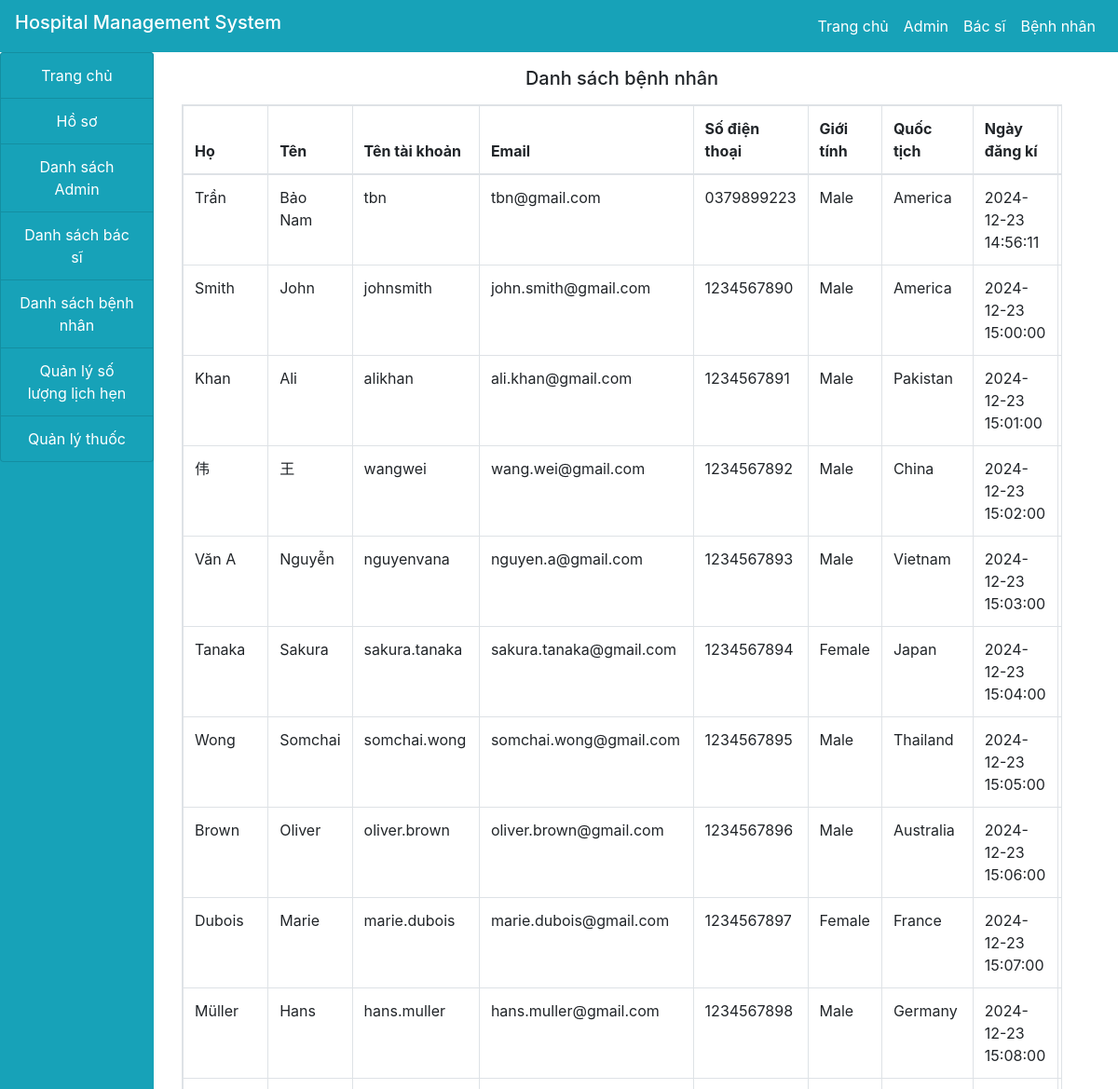
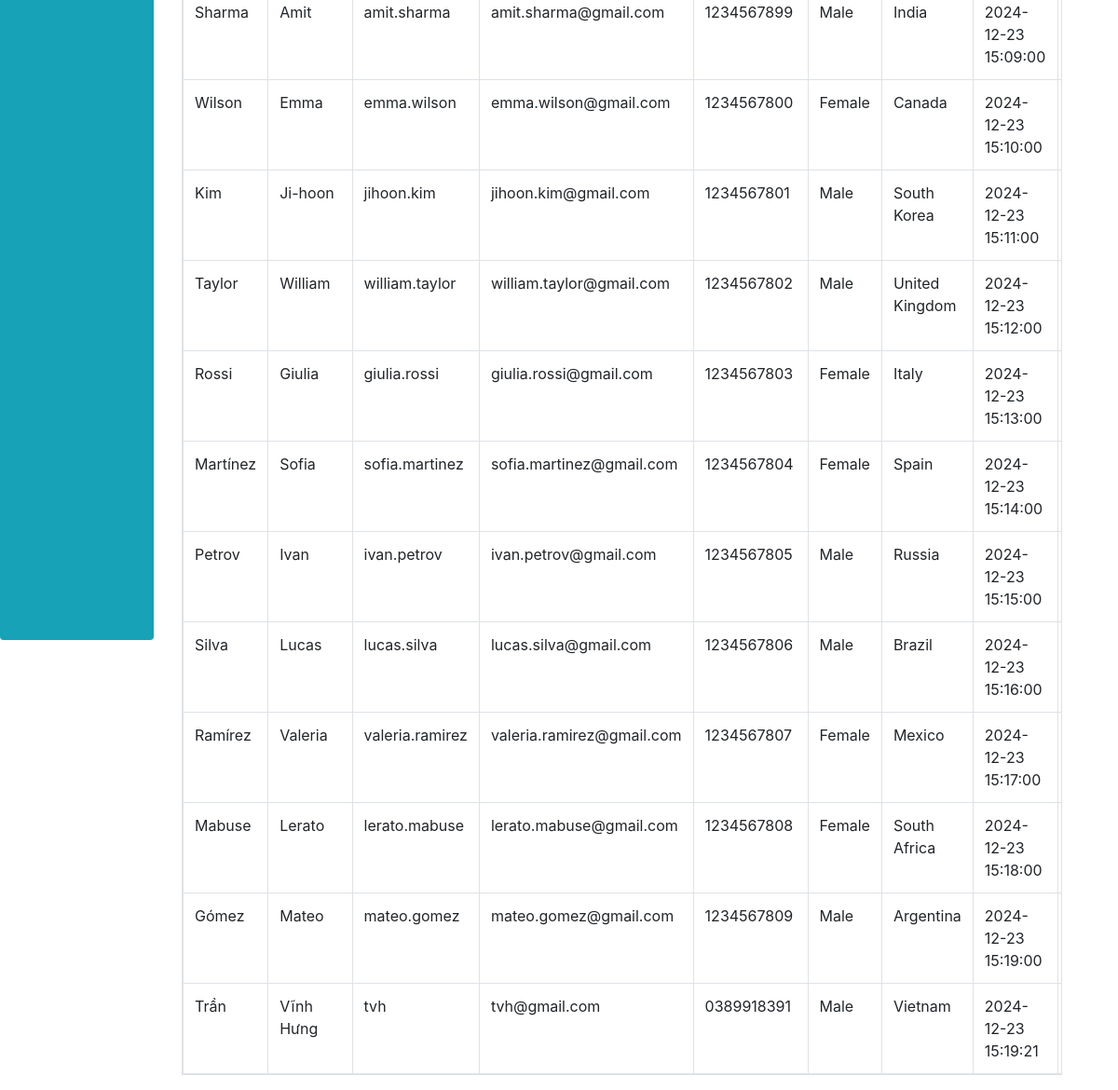
/Project1-main/admin/patient.php, run on the app's committed database (2 pictures, top to bottom).
### tables this page shows
CREATE TABLE `patient` (
  `id` int(100) NOT NULL,
  `firstname` varchar(100) NOT NULL,
  `surname` varchar(100) NOT NULL,
  `username` varchar(100) NOT NULL,
  `email` varchar(100) NOT NULL,
  `phone` varchar(100) NOT NULL,
  `gender` varchar(100) NOT NULL,
  `country` varchar(100) NOT NULL,
  `password` varchar(100) NOT NULL,
  `date_reg` varchar(100) NOT NULL,
  `profile` varchar(100) NOT NULL
);

### Project1-main/admin/patient.php (the view, shortened to what this page needs)
<!DOCTYPE html>
<html>
<head>
</head>
<body>
    <?php
    include ("../include/header.php");
    include ("../include/connection.php");
    ?>
    <div class="container-fluid">
        <div class="col-md-12">
            <div class="row">
                <div class="col-md-2" style="margin-left:-30px;">
                    <?php
                    include("sidenav.php");
                    ?>
                </div>
                <div class="col-md-10">
                    <h5 class="text-center my-3">Danh sách bệnh nhân</h5>
                    <?php
                    $query = "SELECT * FROM patient";
                    $res = mysqli_query($connect, $query);
                    if (!$res) {
                        echo "<p class='text-center text-danger'>Error fetching patients: " . mysqli_error($connect) . "</p>";
                    } else {
                        $output = "
                        <table class='table table-responsive table-bordered'>
                            <thead>
                                <tr>
                                    <th>Họ</th>
                                    <th>Tên</th>
                                    <th>Tên tài khoản</th>
                                    <th>Email</th>
                                    <th>Số điện thoại</th>
                                    <th>Giới tính</th>
                                    <th>Quốc tịch</th>
                                    <th>Ngày đăng kí</th>
                                    <th style='width: 10%;'></th>
                                </tr>
                            </thead>
                            <tbody>";
                        if (mysqli_num_rows($res) < 1) {
                            $output .= "<tr><td colspan='10' class='text-center'>No Patient Yet</td></tr>";
                        } else {
                            while ($row = mysqli_fetch_array($res)) {
                                $output .= "
                                <tr>
                                    <td>{$row['surname']}</td>
                                    <td>{$row['firstname']}</td>
                                    <td>{$row['username']}</td>
                                    <td>{$row['email']}</td>
                                    <td>{$row['phone']}</td>
                                    <td>{$row['gender']}</td>
                                    <td>{$row['country']}</td>
                                    <td>{$row['date_reg']}</td>
                                    <td>
                                        <a href='view.php?id={$row['id']}'>
                                            <button class='btn btn-info'>Chi tiết</button>
                                        </a>
                                    </td>
                                </tr>";
                            }
                        }
                        $output .= "
                            </tbody>
                        </table>";
                        echo $output;
                    }
                    ?>
                </div>
            </div>
        </div>
    </div>
</body>
</html>

### data on the page
patient: surname "Trần", firstname "Bảo Nam", username "tbn", email "tbn@gmail.com", phone "0379899223", gender "Male", country "America", date_reg "2024-12-23 14:56:11"
patient: surname "Smith", firstname "John", username "johnsmith", email "john.smith@gmail.com", phone "1234567890", gender "Male", country "America", date_reg "2024-12-23 15:00:00"
patient: surname "Khan", firstname "Ali", username "alikhan", email "ali.khan@gmail.com", phone "1234567891", gender "Male", country "Pakistan", date_reg "2024-12-23 15:01:00"
patient: surname "伟", firstname "王", username "wangwei", email "wang.wei@gmail.com", phone "1234567892", gender "Male", country "China", date_reg "2024-12-23 15:02:00"
patient: surname "Văn A", firstname "Nguyễn", username "nguyenvana", email "nguyen.a@gmail.com", phone "1234567893", gender "Male", country "Vietnam", date_reg "2024-12-23 15:03:00"
patient: surname "Tanaka", firstname "Sakura", username "sakura.tanaka", email "sakura.tanaka@gmail.com", phone "1234567894", gender "Female", country "Japan", date_reg "2024-12-23 15:04:00"
patient: surname "Wong", firstname "Somchai", username "somchai.wong", email "somchai.wong@gmail.com", phone "1234567895", gender "Male", country "Thailand", date_reg "2024-12-23 15:05:00"
patient: surname "Brown", firstname "Oliver", username "oliver.brown", email "oliver.brown@gmail.com", phone "1234567896", gender "Male", country "Australia", date_reg "2024-12-23 15:06:00"
patient: surname "Dubois", firstname "Marie", username "marie.dubois", email "marie.dubois@gmail.com", phone "1234567897", gender "Female", country "France", date_reg "2024-12-23 15:07:00"
patient: surname "Müller", firstname "Hans", username "hans.muller", email "hans.muller@gmail.com", phone "1234567898", gender "Male", country "Germany", date_reg "2024-12-23 15:08:00"
patient: surname "Sharma", firstname "Amit", username "amit.sharma", email "amit.sharma@gmail.com", phone "1234567899", gender "Male", country "India", date_reg "2024-12-23 15:09:00"
patient: surname "Wilson", firstname "Emma", username "emma.wilson", email "emma.wilson@gmail.com", phone "1234567800", gender "Female", country "Canada", date_reg "2024-12-23 15:10:00"
patient: surname "Kim", firstname "Ji-hoon", username "jihoon.kim", email "jihoon.kim@gmail.com", phone "1234567801", gender "Male", country "South Korea", date_reg "2024-12-23 15:11:00"
patient: surname "Taylor", firstname "William", username "william.taylor", email "william.taylor@gmail.com", phone "1234567802", gender "Male", country "United Kingdom", date_reg "2024-12-23 15:12:00"
patient: surname "Rossi", firstname "Giulia", username "giulia.rossi", email "giulia.rossi@gmail.com", phone "1234567803", gender "Female", country "Italy", date_reg "2024-12-23 15:13:00"
patient: surname "Martínez", firstname "Sofia", username "sofia.martinez", email "sofia.martinez@gmail.com", phone "1234567804", gender "Female", country "Spain", date_reg "2024-12-23 15:14:00"
patient: surname "Petrov", firstname "Ivan", username "ivan.petrov", email "ivan.petrov@gmail.com", phone "1234567805", gender "Male", country "Russia", date_reg "2024-12-23 15:15:00"
patient: surname "Silva", firstname "Lucas", username "lucas.silva", email "lucas.silva@gmail.com", phone "1234567806", gender "Male", country "Brazil", date_reg "2024-12-23 15:16:00"
patient: surname "Ramírez", firstname "Valeria", username "valeria.ramirez", email "valeria.ramirez@gmail.com", phone "1234567807", gender "Female", country "Mexico", date_reg "2024-12-23 15:17:00"
patient: surname "Mabuse", firstname "Lerato", username "lerato.mabuse", email "lerato.mabuse@gmail.com", phone "1234567808", gender "Female", country "South Africa", date_reg "2024-12-23 15:18:00"
patient: surname "Gómez", firstname "Mateo", username "mateo.gomez", email "mateo.gomez@gmail.com", phone "1234567809", gender "Male", country "Argentina", date_reg "2024-12-23 15:19:00"
patient: surname "Trần", firstname "Vĩnh Hưng", username "tvh", email "tvh@gmail.com", phone "0389918391", gender "Male", country "Vietnam", date_reg "2024-12-23 15:19:21"
